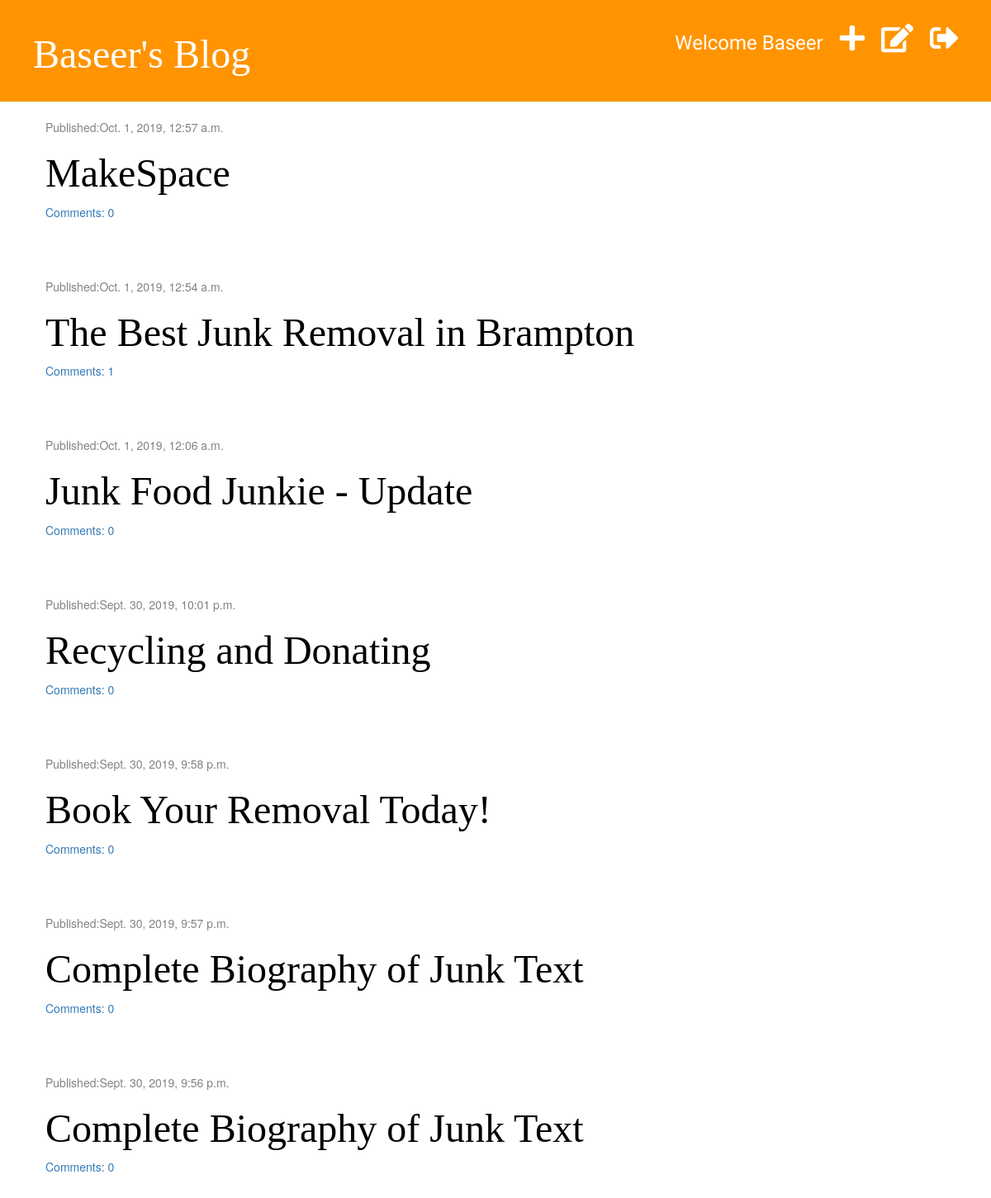
The app's page / (signed in) with its own data.
### blog/models.py (models this page shows, shortened)
class Post(models.Model):
    author = models.ForeignKey('auth.User', on_delete=models.CASCADE)
    title = models.CharField(max_length=200)
    text = models.TextField()
    created_date = models.DateTimeField(default=timezone.now)
    published_date = models.DateTimeField(blank=True,null=True)
    def approved_comments(self):
        return self.comments.filter(is_approved=True)

### blog/views.py (the view)
# urls.py: path('', views.post_list, name='post_list'),
def post_list(request):
    posts = Post.objects.filter(published_date__lte=timezone.now()).order_by('-published_date')
    return render(request, 'blog/post_list.html', {'posts': posts})

### blog/templatetags/markdownify.py (called while the page is built)
@register.filter
def markdown(value):
    renderer = HighlightRenderer()
    markdown = mistune.Markdown(renderer=renderer)
    return markdown(value)

### blog/templates/blog/post_list.html (shortened to what this page needs)
{% extends 'blog/base.html' %}
{% load markdownify %}
{% block content %}
    {% for post in posts %}
        <div class="post">
            <div class="date">
                <p>Published:{{ post.published_date }}</p>
            </div>
            <h1><a href="{% url 'post_detail' postid=post.pk %}">{{ post.title }}</a></h1>
            <a href="{% url 'post_detail' postid=post.pk %}">Comments: {{ post.approved_comments.count }}</a>
        </div>
    {% endfor %}
{% endblock %}

### blog/templates/blog/base.html (shortened to what this page needs)
{% load staticfiles %}
<!DOCTYPE html>
<html lang="en">
<head>
    <link rel="stylesheet" href="https://maxcdn.bootstrapcdn.com/bootstrap/3.2.0/css/bootstrap.min.css">
    <link rel="stylesheet" href="{% static 'css/blog.css' %}">
    <link rel="stylesheet" href="https://cdnjs.cloudflare.com/ajax/libs/font-awesome/5.2.0/css/all.css">
    <link rel="stylesheet" href="{% static 'css/zenburn.css' %}">
</head>
<body>
<div class="page-header">
    {% if user.is_authenticated %}
        <a href="{% url 'logout' %}" class="top-menu">
            <i class="fas fa-sign-out-alt"></i>
        </a>
        <a href="{% url 'post_draft_list' %}" class="top-menu">
            <i class="fas fa-edit"></i>
        </a>
        <a href="{% url 'post_new' %}" class="top-menu">
            <i class="fas fa-plus"></i>
        </a>
        <p class="top-menu">Welcome {{ user.username }}</p>
    {% else %}
        <a href="{% url 'login' %}" class="top-menu">
            <i class="fas fa-sign-in-alt fa-2x"></i>
        </a>
    {% endif %}
    <h1><a href='{% url "post_list" %}'>Baseer's Blog</a></h1>
</div>
<div class="content container">
    <div class="row">
        <div class="col-md-8">
            {% block content %}
            {% endblock %}
        </div>
    </div>
</div>
</body>
</html>

### blog/static/css/blog.css (style rules this page uses)
.page-header { background-color: #ff9400; margin-top: 0px; padding: 20px 20px 20px 40px; }
.page-header h1, .page-header h1 a { color: #ffffff; font-size: 36pt; text-decoration: none; }
.page-header p { font-size: 18pt; font-family: Tangerine; margin-top: 15px; }
h1, h2, h3, h4 { font-family: 'Inconsolata', 'Droid Sans', serif; font-size: 48px; }
.content { margin-left: 40px; }
.date { color: #828282; }
.post { margin-bottom: 70px; }
.post h1 a { color: #000000; }
.top-menu { color: #ffffff; float: right; font-size: 26pt; margin-right: 20px; }

### records on screen
Post: published_date "Oct. 1, 2019, 12:57 a.m.", title "MakeSpace", approved_comments.count "0"
Post: published_date "Oct. 1, 2019, 12:54 a.m.", title "The Best Junk Removal in Brampton", approved_comments.count "1"
Post: published_date "Oct. 1, 2019, 12:06 a.m.", title "Junk Food Junkie - Update", approved_comments.count "0"
Post: published_date "Sept. 30, 2019, 10:01 p.m.", title "Recycling and Donating", approved_comments.count "0"
Post: published_date "Sept. 30, 2019, 9:58 p.m.", title "Book Your Removal Today!", approved_comments.count "0"
Post: published_date "Sept. 30, 2019, 9:57 p.m.", title "Complete Biography of Junk Text", approved_comments.count "0"
Post: published_date "Sept. 30, 2019, 9:56 p.m.", title "Complete Biography of Junk Text", approved_comments.count "0"

### other values on screen
{{ user.username }} "Baseer"
